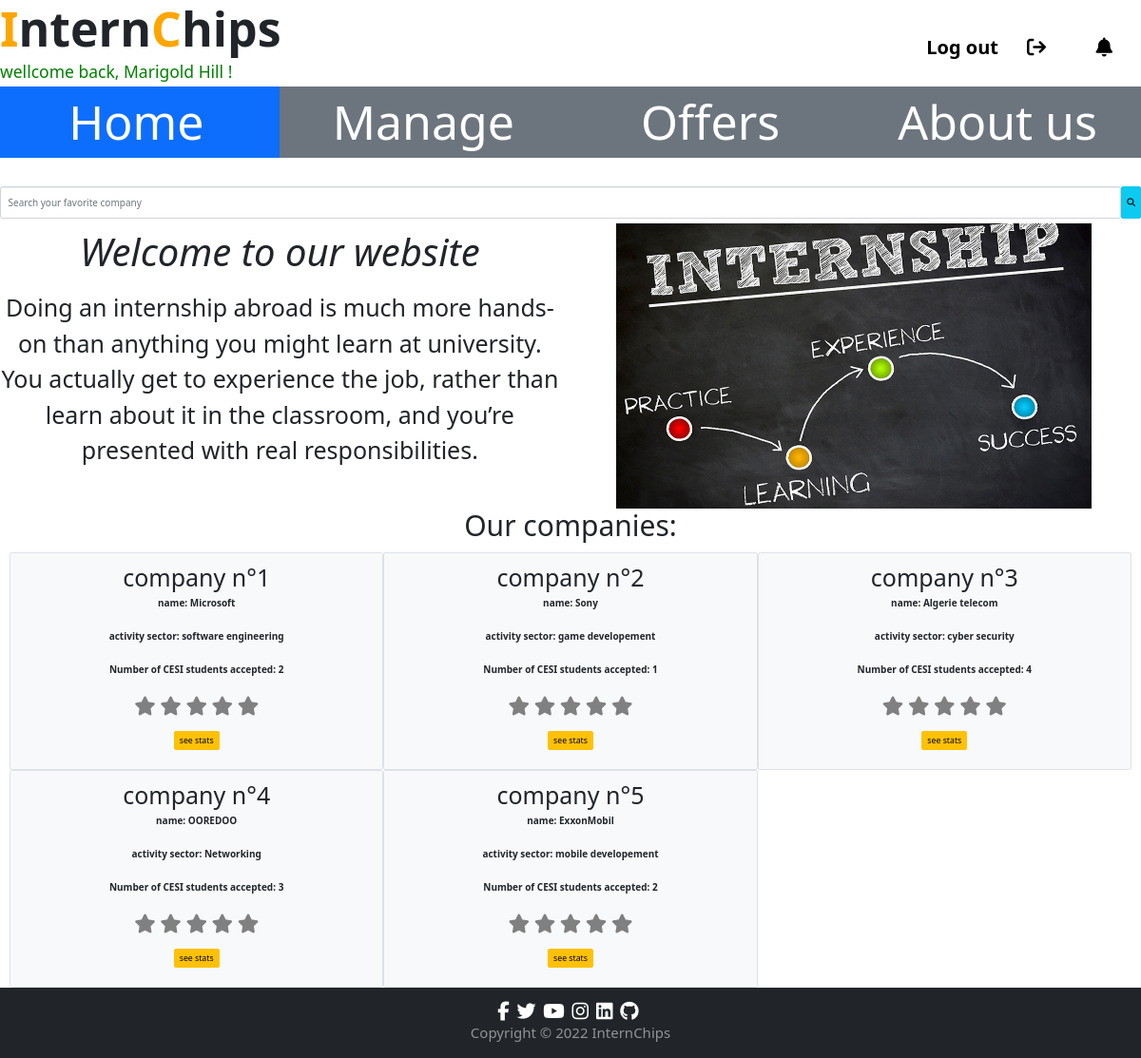
/Project/home (signed in), run on the app's committed database.
### tables this page shows
CREATE TABLE `company` (
  `company_id` int(11) NOT NULL,
  `name` char(50) NOT NULL,
  `activity_sector` char(50) NOT NULL,
  `NB_CESI_interns_accepted` int(11) NOT NULL
);

### Project/controllers/HomeController.php (called while the page is built, shortened)
<?php
class HomeController {
    public function index($page){
        include ('views/'.$page.'.php');
    }
}
?>

### Project/autoload.php (called while the page is built, shortened)
<?php
function autoload($class_name)
{
    $array_paths = array(
        'database/',
        'app/classes/',
        'models/',
        'controllers/'
    );
    $parts = explode('\\', $class_name);
    $name = array_pop($parts);
    foreach ($array_paths as $path) {
        $file = sprintf($path . '%s.php', $name);
    }
}
?>

### Project/database/DB.php (called while the page is built)
<?php
class DB
{
    static public function connect()
    {
        $db = new PDO("mysql:host=localhost;dbname=project", "root", "");
        $db->exec("set names utf8");
        $db->setAttribute(PDO::ATTR_ERRMODE, PDO::ERRMODE_WARNING);
        return $db;
    }
}
?>

### Project/models/companyoffer.php (called while the page is built, shortened)
<?php
class companyoffer{
static public function getAll(){
    $stmt = DB::connect()->prepare("SELECT * FROM company");
    $stmt->execute();
    return $stmt->fetchAll();
}
}
?>

### Project/controllers/CompanyofferController.php (called while the page is built, shortened)
<?php
class CompanyofferController {
    public function getAllcompanyoffer(){
        $companyoffers = companyoffer::getAll();
        return $companyoffers;
    }
}
?>

### Project/views/home.php (the view, shortened to what this page needs)
<h1 style="font-weight: bold;font-size: 50px;"><span style="color: Orange;">I</span>ntern<span style="color: Orange">C</span>hips</h1>
    <a href="#!"role="button" style="color: black;"><span style="top: 40px;right: 30px; position: fixed;z-index:1;"><i class="fas fa-bell fa-2x"></i></span></a>
    <a href="<?php echo BASE_URL;?>logout"role="button" style="color: black;"><span style="top: 35px;right: 150px; position: absolute; font-weight: bold;" class="fa-2x">Log out</span><span style="top: 40px;right: 100px; position: absolute;z-index:1;"><i  class="fas fa-sign-out fa-2x"></i></span></a>
    <h3 style="color:green;">wellcome back, <?php echo $_SESSION['name']; echo ' '.$_SESSION['surname']; ?> !</h3>
    <div style="margin-right: 0px;font-size: 50px;"  class="row ">
        <a href="<?php echo BASE_URL;?>home" style="text-decoration: none;" class="col-sm-12 col-md-6 col-lg-3 btn-primary"><center>Home</center></a>
        <a href="<?php echo BASE_URL;   ?>manage" style="text-decoration: none;" class="col-sm-12 col-md-6 col-lg-3 btn-secondary"><center>Manage</center></a>
        <a href="/exo.php" style="text-decoration: none;" class="col-sm-12 col-md-6 col-lg-3 btn-secondary"><center>Offers</center></a>
        <a href="<?php echo BASE_URL;?>aboutus" style="text-decoration: none;" class="col-sm-12 col-md-6 col-lg-3 btn-secondary"><center>About us</center></a>
    </div>
      <br><br>
      <form method="post" class="float-right mb-2 d-flex flex-row">
						<input type="text" class="form-control" name="search" placeholder="Search your favorite company">
						<button class="btn btn-info btn-sm" name="find" type="submit"><i class="fas fa-search"></i></button>
					</form>
      <div style="margin-right: 0px;" class="row">
        <div   class="col-sm-12 col-md-6">
            <center><p style="font-size: 40px; font-style: oblique;">Welcome to our website</p></center>
            <center><p style="font-size: 25px;">Doing an internship abroad is much more hands-on than anything you might learn at university. You actually get to experience the job, rather than learn about it in the classroom, and you’re presented with real responsibilities.</p></center>
        </div>
        <div  class="col-sm-12 col-md-6">
            <center><img src='<?php echo BASE_URL;   ?>views/includes/assets/picture/internship.jpg' width="500" height="300"></center>
        </div>
      </div>
      <?php
	if(isset($_POST['find'])){
		$data = new CompanyofferController();
		$companyoffers = $data->findcompanyoffer();
	}else{
		$data = new CompanyofferController();
		$companyoffers = $data->getAllcompanyoffer();
	}
?>
<div>
    <center><h3 style="font-size: 30px;"> Our companies:</h3></center>
                      <?php foreach($companyoffers as $companyoffer):?>
                        <center><div style="margin:10px;">
                        <fieldset class="card col-sm-12 col-md-6 col-lg-4 p-3 border bg-light">
                            <h1>company n°<?php echo $companyoffer['company_id'];?></h1>
                            <label for="fname">name: <?php echo $companyoffer['name'];?></label>
                            <br>
                            <label for="fname">activity sector: <?php echo $companyoffer['activity_sector'];?></label>
                            <br>
                            <label for="fname">Number of CESI students accepted: <?php echo $companyoffer['NB_CESI_interns_accepted'];?></label>
                            <br>
                            <div class="star-wrapper">
                            <a href="#" class="fas fa-star s5"></a>
                            <a href="#" class="fas fa-star s4"></a>
                            <a href="#" class="fas fa-star s3"></a>
                            <a href="#" class="fas fa-star s2"></a>
                            <a href="#" class="fas fa-star s1"></a>
                            </div>
                            <br>
						    <form method="post" class="mr-1">
						      	<button class="btn btn-sm btn-warning ">see stats</button>
						    </form>
                        </fieldset>
					    </div>
                        </center>
					   	<?php endforeach;?>

### Project/index.php (shortened to what this page needs)
</head>
<?php
require_once './views/includes/header.php';
require_once './autoload.php';
require_once './controllers/HomeController.php';
$home = new HomeController();
$pages = ["login","home","aboutus","add","update","delete","logout","manage","managecompanies","addcom","delcom","updcom","managedeleguates","adddel","deldel","upddel","managestudents","addstu","delstu","updstu","managepilots","addpil","delpil","updpil","manageoffers","addoff","deloff","updoff","pagepilot","pagestudent","pagedeleguate","exo"];
$pagesdl = ["login","home","aboutus","add","update","delete","logout","manage","managecompanies","addcom","delcom","updcom","managestudents","addstu","delstu","updstu","managepilots","addpil","delpil","updpil","manageoffers","addoff","deloff","updoff"];
if(isset($_SESSION['logged']) && $_SESSION['logged'] === true && $_SESSION['role'] === 'admin'){
	if(isset($_GET['page'])){
		if(in_array($_GET['page'],$pages)){
			$pages = $_GET['page'];
			$home->index($pages);
		}else{
			include('views/includes/404.php');
		}
	}else{
		$home->index('home');
	}
require_once './views/includes/footer.php';
}
elseif(isset($_SESSION['logged']) && $_SESSION['logged'] === true && $_SESSION['role'] === 'deleguate'){
	if(isset($_GET['page'])){
		if(in_array($_GET['page'],$pagesdl)){
			$pagesdl = $_GET['page'];
			$home->index($pagesdl);
		}else{
			include('views/includes/denied.php');
		}
	}else{
		$home->index('home');
	}
require_once './views/includes/footer.php';
}
else{
	$home->index('login');
}
?>

### Project/views/includes/header.php (shortened to what this page needs)
<!DOCTYPE html>
<html>
<head>
 <link rel="stylesheet" href="<?php echo BASE_URL;?>views/includes/assets/vendors/bootstrap-5.1.3-dist/css/bootstrap.min.css">
    <link rel="stylesheet" href="<?php echo BASE_URL;?>views/includes/assets/vendors/fontawesome/css/all.min.css">
    <link rel='stylesheet' type='text/css' media='screen' href='<?php echo BASE_URL;?>views/includes/assets/style.css'>
    <link rel='stylesheet' type='text/css' media='screen' href='<?php echo BASE_URL;?>views/includes/assets/vendors/bootstrap/bootstrap.css'>
    <link rel="stylesheet" href="https://maxcdn.bootstrapcdn.com/bootstrap/3.4.1/css/bootstrap.min.css">
    <link href="<?php echo BASE_URL;?>views/includes/assets/vendors/bootstrap/css/bootstrap.min.css" rel="stylesheet">
</head>
<body>

### Project/views/includes/footer.php (shortened to what this page needs)
<body class="d-flex flex-column">
  <div id="page-content">
    <div class="container text-center">
      <div class="row justify-content-center">
        <div class="col-md-7">
        </div>
      </div>
    </div>
  </div>
  <footer id="sticky-footer" class="flex-shrink-0 py-4 bg-dark text-white-50">
    <center>
      <div>
        <a
          href="#!"
          role="button"
          style="color: white;"
          ><i class="fab fa-facebook-f fa-2x"style=></i
        ></a>&nbsp;&nbsp;
        <a
          href="#!"
          role="button"
          style="color: white;"
          ><i class="fab fa-twitter fa-2x"></i
        ></a>&nbsp;&nbsp;
        <a
          href="#!"
          role="button"
          style="color: white;"
          ><i class="fab fa-youtube fa-2x"></i
        ></a>&nbsp;&nbsp;
        <a
          href="#!"
          role="button"
          style="color: white;"
          ><i class="fab fa-instagram fa-2x"></i
        ></a>&nbsp;&nbsp;
        <a
          href="#!"
          role="button"
          style="color: white;"
          ><i class="fab fa-linkedin fa-2x"></i
        ></a>&nbsp;&nbsp;
        <a
          href="#!"
          role="button"
          style="color: white;"
          ><i class="fab fa-github fa-2x"></i
        ></a>&nbsp;&nbsp;
    </div>
  </center>
    <div class="container text-center">
      <small style="font-size: 15px;">Copyright &copy; 2022 InternChips</small>
    </div>
  </footer>
  </body>
</body>
</html>

### Project/views/includes/assets/style.css (style rules this page uses)
html, body { height: 100%; }
#page-content { flex: 1 0 auto; }

### Project/views/home.php (style rules this page uses)
.star-wrapper a { font-size: 20px; color: grey; text-decoration: none; margin: 1px; direction: rtl; }

### data on the page
company: company_id "1", name "Microsoft", activity_sector "software engineering", NB_CESI_interns_accepted "2"
company: company_id "2", name "Sony", activity_sector "game developement", NB_CESI_interns_accepted "1"
company: company_id "3", name "Algerie telecom", activity_sector "cyber security", NB_CESI_interns_accepted "4"
company: company_id "4", name "OOREDOO", activity_sector "Networking", NB_CESI_interns_accepted "3"
company: company_id "5", name "ExxonMobil", activity_sector "mobile developement", NB_CESI_interns_accepted "2"

### other printed values
$_SESSION['name'] "Marigold"
$_SESSION['surname'] "Hill"
